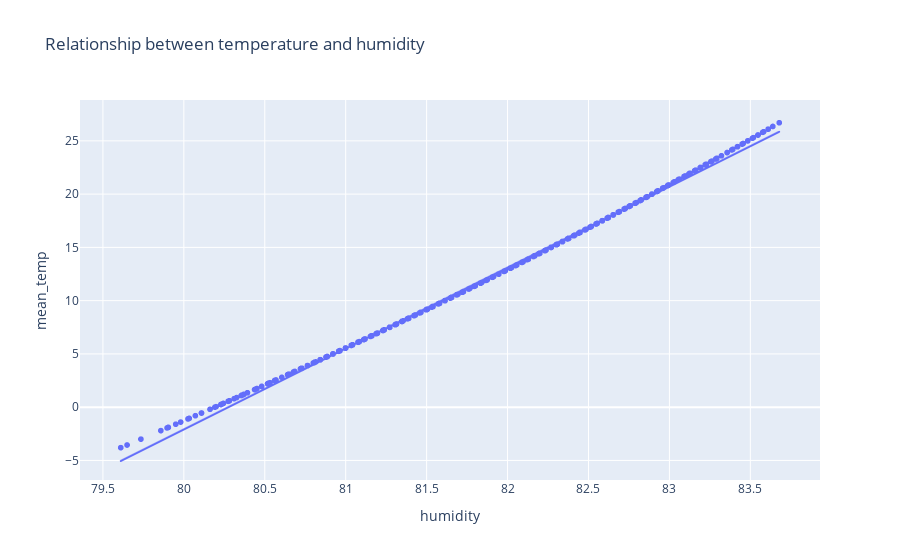

The code cell stored with this chart in its notebook:
### Code cell
figure = px.scatter(data_frame = df, x="humidity", y="mean_temp",
                   trendline="ols", title="Relationship between temperature and humidity")
figure.show()

### Figure 1 — Plotly figure (JSON) as saved in the notebook; plotly's stock layout.template omitted (floating-point values rounded to 4 significant figures; data arrays with more than 128 entries replaced by an {"elided": "..."} marker saying what was removed)
{"data": [{"hovertemplate": "humidity=%{x}<br>mean_temp=%{y}<extra></extra>", "legendgroup": "", "marker": {"color": "#636efa", "symbol": "circle"}, "mode": "markers", "name": "", "showlegend": false, "type": "scattergl", "x": {"elided": "1461 float values"}, "xaxis": "x", "y": {"elided": "1461 float values"}, "yaxis": "y"}, {"hovertemplate": "<b>OLS trendline</b><br>mean_temp = 7.59668 * humidity + -609.826<br>R<sup>2</sup>=0.998745<br><br>humidity=%{x}<br>mean_temp=%{y} <b>(trend)</b><extra></extra>", "legendgroup": "", "marker": {"color": "#636efa", "symbol": "circle"}, "mode": "lines", "name": "", "showlegend": false, "type": "scattergl", "x": {"elided": "1461 float values"}, "xaxis": "x", "y": {"elided": "1461 float values"}, "yaxis": "y"}], "layout": {"legend": {"tracegroupgap": 0}, "title": {"text": "Relationship between temperature and humidity"}, "xaxis": {"anchor": "y", "domain": [0, 1], "title": {"text": "humidity"}}, "yaxis": {"anchor": "x", "domain": [0, 1], "title": {"text": "mean_temp"}}}}
